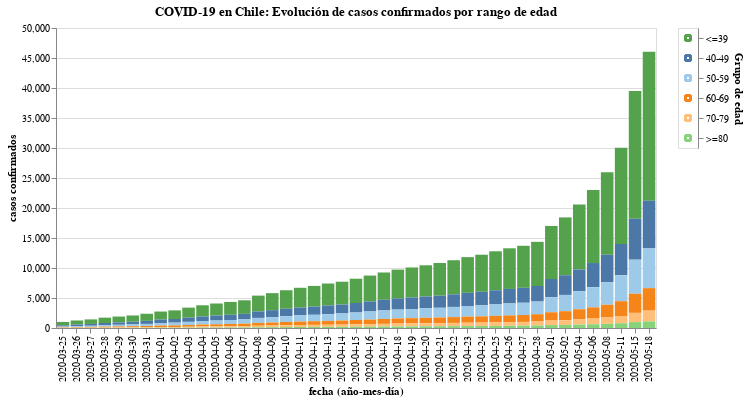

Source (notebook cell):
### Code cell
#hide_input
input_dropdown = alt.binding_select(options=data['Grupo de edad'].unique())
selection1 = alt.selection_single(fields=['Grupo de edad'], bind=input_dropdown, name=' ')
selection2 = alt.selection_multi(fields=['Grupo de edad'], on='mouseover')

color = alt.condition(selection1 | selection2,
                    alt.Color('Grupo de edad:N', scale=alt.Scale(scheme='tableau20'), legend=None),
                    alt.value('lightgray'))

bars = alt.Chart(cases).mark_bar().encode(
    x = 'fecha (año-mes-día):N',
    y = 'casos confirmados:Q',
    color = color,
    tooltip = ['fecha (año-mes-día)', 'Grupo de edad', 'casos confirmados'],
    order=alt.Order(
    # Sort the segments of the bars by this field
    'index',
    sort='descending'
    )
).add_selection(
    selection1, selection2
).transform_filter(
    selection1
)

legend = alt.Chart(cases).mark_point().encode(
    y=alt.Y('Grupo de edad', axis=alt.Axis(orient='right'), sort=grupo_de_edad),
    color=color
).add_selection(
    selection1, selection2
)

bars.properties(
    title = 'COVID-19 en Chile: Evolución de casos confirmados por rango de edad',
    width = 600
) | legend

### Figure 1 — Vega-Lite specification as saved in the notebook (floating-point values rounded to 4 significant figures; data arrays with more than 128 entries replaced by an {"elided": "..."} marker saying what was removed)
{"config": {"view": {"continuousWidth": 400, "continuousHeight": 300}}, "hconcat": [{"mark": "bar", "encoding": {"color": {"condition": {"type": "nominal", "field": "Grupo de edad", "legend": null, "scale": {"scheme": "tableau20"}, "selection": {"or": [" ", "selector001"]}}, "value": "lightgray"}, "order": {"type": "quantitative", "field": "index", "sort": "descending"}, "tooltip": [{"type": "nominal", "field": "fecha (año-mes-día)"}, {"type": "nominal", "field": "Grupo de edad"}, {"type": "quantitative", "field": "casos confirmados"}], "x": {"type": "nominal", "field": "fecha (año-mes-día)"}, "y": {"type": "quantitative", "field": "casos confirmados"}}, "selection": {" ": {"type": "single", "fields": ["Grupo de edad"], "bind": {"input": "select", "options": ["<=39", "40-49", "50-59", "60-69", "70-79", ">=80"]}}, "selector001": {"type": "multi", "fields": ["Grupo de edad"], "on": "mouseover"}}, "title": "COVID-19 en Chile: Evolución de casos confirmados por rango de edad", "transform": [{"filter": {"selection": " "}}], "width": 600}, {"mark": "point", "encoding": {"color": {"condition": {"type": "nominal", "field": "Grupo de edad", "legend": null, "scale": {"scheme": "tableau20"}, "selection": {"or": [" ", "selector001"]}}, "value": "lightgray"}, "y": {"type": "nominal", "axis": {"orient": "right"}, "field": "Grupo de edad", "sort": ["<=39", "40-49", "50-59", "60-69", "70-79", "80-89", ">=90"]}}, "selection": {" ": {"type": "single", "fields": ["Grupo de edad"], "bind": {"input": "select", "options": ["<=39", "40-49", "50-59", "60-69", "70-79", ">=80"]}}, "selector001": {"type": "multi", "fields": ["Grupo de edad"], "on": "mouseover"}}}], "data": {"name": "data-762f3e16696bc8003351fbc3f692be86"}, "$schema": "https://vega.github.io/schema/vega-lite/v4.8.1.json", "datasets": {"data-762f3e16696bc8003351fbc3f692be86": {"elided": "258 records"}}}
